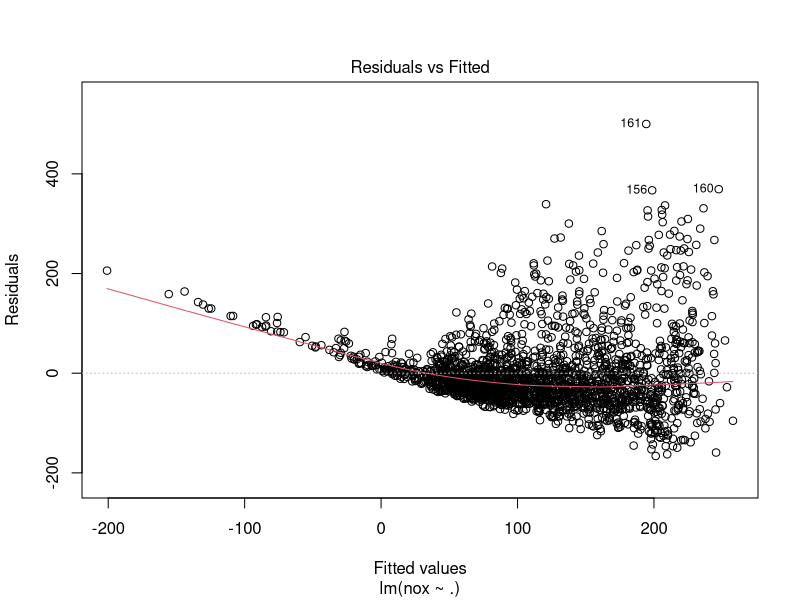
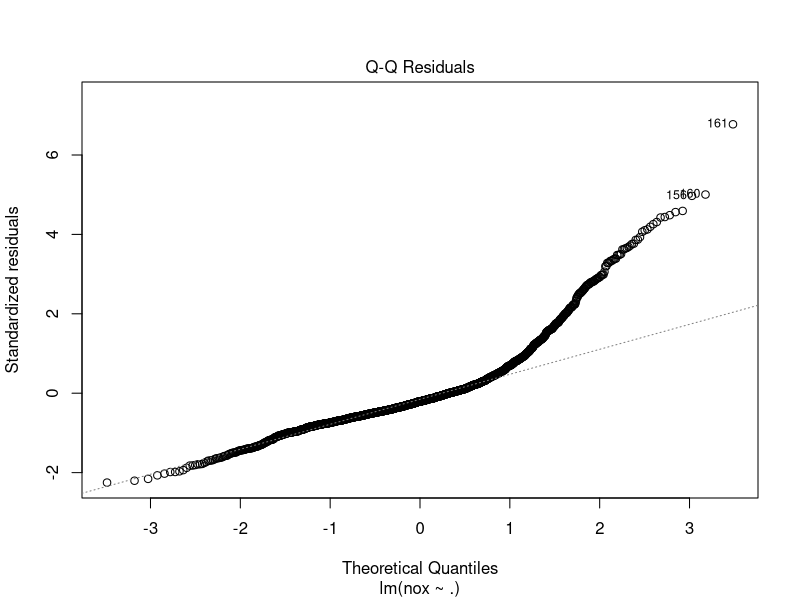
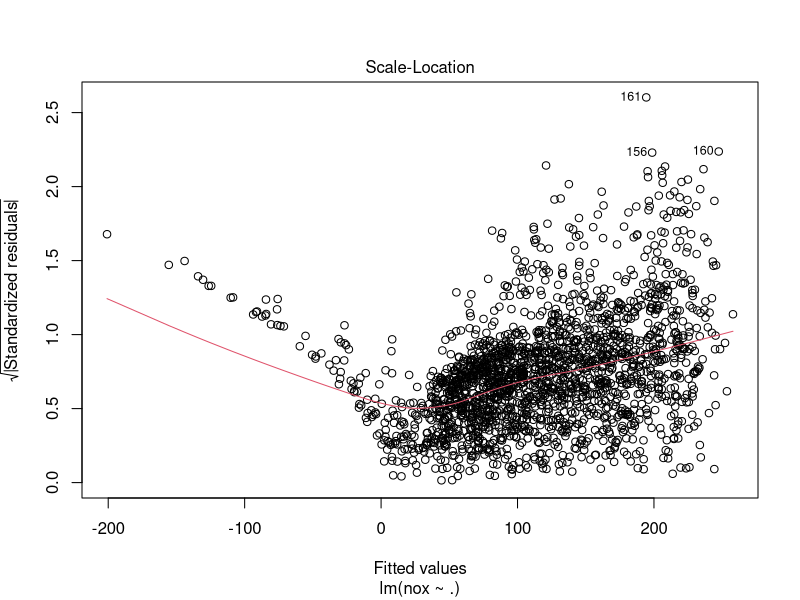
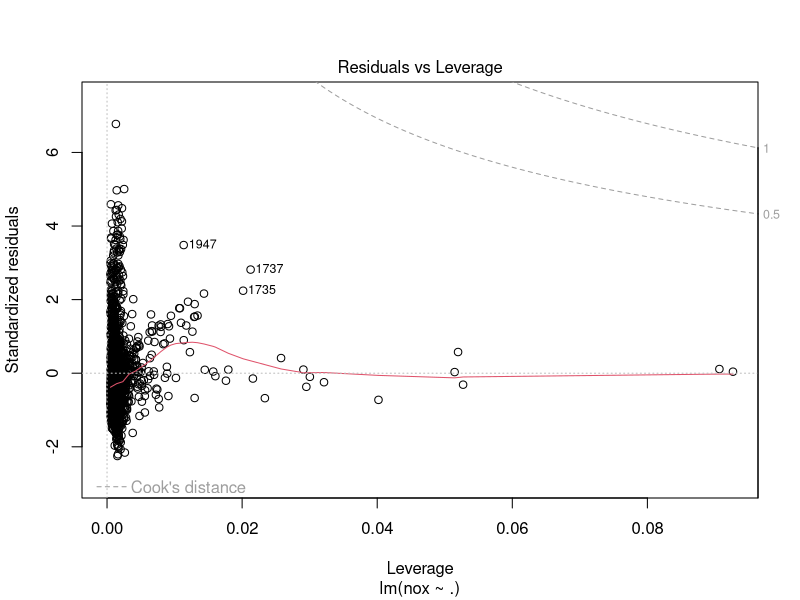

Write R code to recreate these figures, in order.
## ---- chunk 1
df <- read.table("emissionssw.dat", header=TRUE)
head(df)
## ---- chunk 2
m1 <- lm(nox ~ ., data=df)
summary(m1)
plot(m1)
